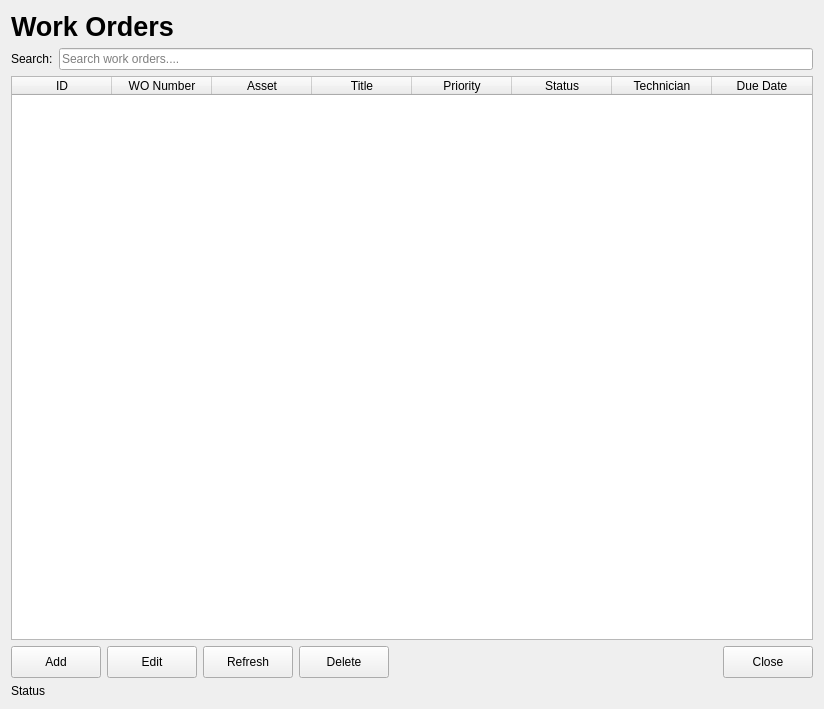
<?xml version="1.0" encoding="UTF-8"?>
<ui version="4.0">
 <class>WorkOrdersWindow</class>
 <widget class="QWidget" name="WorkOrdersWindow">
  <property name="geometry">
   <rect>
    <x>0</x>
    <y>0</y>
    <width>824</width>
    <height>709</height>
   </rect>
  </property>
  <property name="windowTitle">
   <string>Work Orders Window</string>
  </property>
  <layout class="QVBoxLayout" name="verticalLayout">
   <item>
    <widget class="QLabel" name="lblWorkOrders">
     <property name="font">
      <font>
       <pointsize>20</pointsize>
       <bold>true</bold>
      </font>
     </property>
     <property name="text">
      <string>Work Orders</string>
     </property>
    </widget>
   </item>
   <item>
    <layout class="QHBoxLayout" name="horizontalLayout">
     <item>
      <widget class="QLabel" name="lblSearch">
       <property name="text">
        <string>Search:</string>
       </property>
      </widget>
     </item>
     <item>
      <widget class="QLineEdit" name="txtSearch">
       <property name="placeholderText">
        <string>Search work orders....</string>
       </property>
      </widget>
     </item>
    </layout>
   </item>
   <item>
    <widget class="QTableWidget" name="tblWorkOrders">
     <column>
      <property name="text">
       <string>ID</string>
      </property>
     </column>
     <column>
      <property name="text">
       <string>WO Number</string>
      </property>
     </column>
     <column>
      <property name="text">
       <string>Asset</string>
      </property>
     </column>
     <column>
      <property name="text">
       <string>Title</string>
      </property>
     </column>
     <column>
      <property name="text">
       <string>Priority</string>
      </property>
     </column>
     <column>
      <property name="text">
       <string>Status</string>
      </property>
     </column>
     <column>
      <property name="text">
       <string>Technician</string>
      </property>
     </column>
     <column>
      <property name="text">
       <string>Due Date</string>
      </property>
     </column>
    </widget>
   </item>
   <item>
    <layout class="QHBoxLayout" name="horizontalLayout_2">
     <item>
      <widget class="QPushButton" name="btnAdd">
       <property name="minimumSize">
        <size>
         <width>90</width>
         <height>32</height>
        </size>
       </property>
       <property name="styleSheet">
        <string notr="true"/>
       </property>
       <property name="text">
        <string>Add</string>
       </property>
      </widget>
     </item>
     <item>
      <widget class="QPushButton" name="btnEdit">
       <property name="minimumSize">
        <size>
         <width>90</width>
         <height>32</height>
        </size>
       </property>
       <property name="styleSheet">
        <string notr="true"/>
       </property>
       <property name="text">
        <string>Edit</string>
       </property>
      </widget>
     </item>
     <item>
      <widget class="QPushButton" name="btnRefresh">
       <property name="minimumSize">
        <size>
         <width>90</width>
         <height>32</height>
        </size>
       </property>
       <property name="styleSheet">
        <string notr="true"/>
       </property>
       <property name="text">
        <string>Refresh</string>
       </property>
      </widget>
     </item>
     <item>
      <widget class="QPushButton" name="btnDelete">
       <property name="minimumSize">
        <size>
         <width>90</width>
         <height>32</height>
        </size>
       </property>
       <property name="styleSheet">
        <string notr="true"/>
       </property>
       <property name="text">
        <string>Delete</string>
       </property>
      </widget>
     </item>
     <item>
      <spacer name="horizontalSpacer">
       <property name="orientation">
        <enum>Qt::Orientation::Horizontal</enum>
       </property>
       <property name="sizeHint" stdset="0">
        <size>
         <width>852</width>
         <height>20</height>
        </size>
       </property>
      </spacer>
     </item>
     <item>
      <widget class="QPushButton" name="btnClose">
       <property name="minimumSize">
        <size>
         <width>90</width>
         <height>32</height>
        </size>
       </property>
       <property name="styleSheet">
        <string notr="true"/>
       </property>
       <property name="text">
        <string>Close</string>
       </property>
      </widget>
     </item>
    </layout>
   </item>
   <item>
    <widget class="QLabel" name="lblStatus">
     <property name="text">
      <string>Status</string>
     </property>
    </widget>
   </item>
  </layout>
 </widget>
 <resources/>
 <connections/>
</ui>
